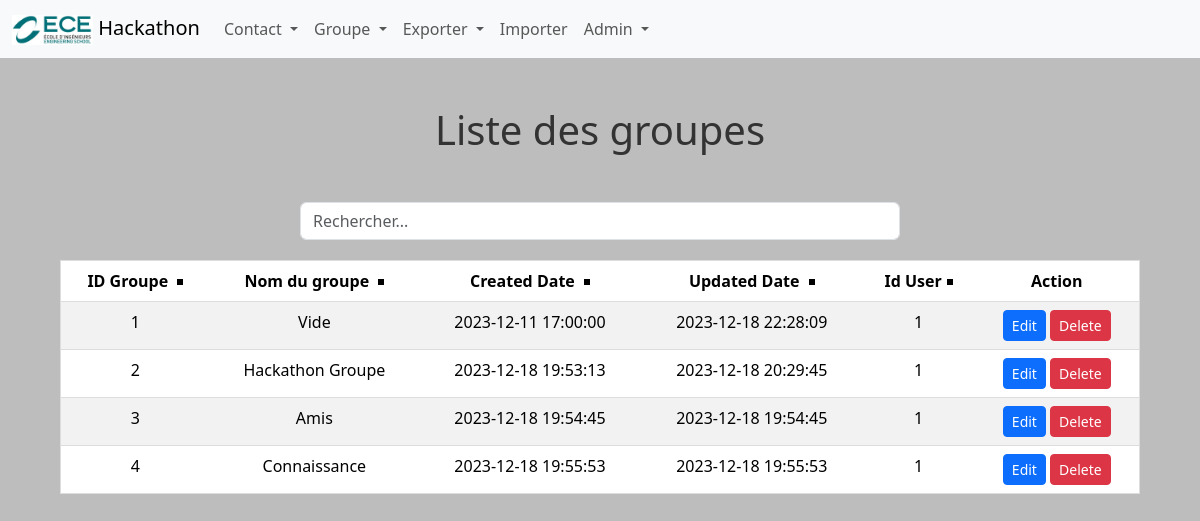
Page /groupes/admin (signed in) on the committed database.
### tables this page shows
CREATE TABLE Groupe (
    id_groupe     INTEGER PRIMARY KEY AUTOINCREMENT,
    nom_de_groupe VARCHAR(50) NOT NULL,
    created_date  DATETIME NOT NULL,
    updated_date  DATETIME NOT NULL,
	id_user INTEGER NOT NULL,
	FOREIGN KEY (id_user) REFERENCES User(id_user)
);

### main.py (the view)
@app.route("/groupes/admin")
def liste_groupes_admin():
    if 'id' not in session:
        return redirect(url_for('login'))
    elif session['grade'] != 1:
        flash("Vous n'êtes pas administateur", "danger")
        return redirect(url_for('index'))
    else:
        query = "SELECT * FROM Groupe"
        groupes = recup_bdd(query)
        return render_template('groupeListAdmin.html', groupes=groupes)

### function.py (called while the page is built)
def connect_db():
    return sqlite3.connect('hackathon_bdd.sqlite')

def recup_bdd(query: str, values=None, doOne: bool = False):
    connection = connect_db()
    cursor = connection.cursor()
    if values:
        cursor.execute(query, values)
    else:
        cursor.execute(query)
    if doOne:
        result = cursor.fetchone()
    else:
        result = cursor.fetchall()
    connection.close()
    return result

### templates/groupeListAdmin.html (shortened to what this page needs)
{% extends "layout/base.html" %}
{% block content %}
    {% include 'layout/navbar.html' %}
    <h1 class="m-5">Liste des groupes</h1>
    <div class="input-group mb-3">
        <input type="text" class="form-control" id="searchInput" placeholder="Rechercher...">
    </div>
    <table class="table table-striped" id="groupeTable">
        <thead>
            <tr>
                <th data-column="0">ID Groupe <span class="arrow"></span></th>
                <th data-column="1">Nom du groupe <span class="arrow"></span></th>
                <th data-column="3">Created Date <span class="arrow"></span></th>
                <th data-column="4">Updated Date <span class="arrow"></span></th>
                <th data-column="5">Id User<span class="arrow"></span></th>
                <th>Action</th>
            </tr>
        </thead>
        <tbody>
            {% for groupe in groupes %}
                <tr class="groupe-row">
                    <td>{{ groupe[0] }}</td>
                    <td>{{ groupe[1] }}</td>
                    <td>{{ groupe[2] }}</td>
                    <td>{{ groupe[3] }}</td>
                    <td>{{ groupe[4] }}</td>
                    <td>
                        <a href="{{ url_for('edit_groupe', groupeId=groupe[0]) }}" class="btn btn-primary btn-sm">
                            Edit
                        </a>
                        <a href="{{ url_for('delete_groupe', groupeId=groupe[0]) }}" class="btn btn-danger btn-sm">
                            Delete
                        </a>
                    </td>
                </tr>
            {% endfor %}
        </tbody>
    </table>
{% endblock %}

### static/styles.css (style rules this page uses)
body { background: #bdbdbd; font-family: 'Segoe UI', Tahoma, Geneva, Verdana, sans-serif; }
h1 { text-align: center; color: #333; }
.arrow { display: inline-block; width: 0; height: 0; border-style: solid; vertical-align: middle; margin-left: 5px; }
.input-group { width: 50%; margin: auto; margin-bottom: 20px; }
#contactTable, #groupeTable { width: 90%; margin: auto; border: 1px solid #ddd; border-collapse: collapse; border-radius: 8px; margin-top: 20px; padding: 10px; text-align: center; }

### rows in the picture
Groupe: id_groupe "1", nom_de_groupe "Vide", created_date "2023-12-11 17:00:00", updated_date "2023-12-18 22:28:09", id_user "1"
Groupe: id_groupe "2", nom_de_groupe "Hackathon Groupe", created_date "2023-12-18 19:53:13", updated_date "2023-12-18 20:29:45", id_user "1"
Groupe: id_groupe "3", nom_de_groupe "Amis", created_date "2023-12-18 19:54:45", updated_date "2023-12-18 19:54:45", id_user "1"
Groupe: id_groupe "4", nom_de_groupe "Connaissance", created_date "2023-12-18 19:55:53", updated_date "2023-12-18 19:55:53", id_user "1"
